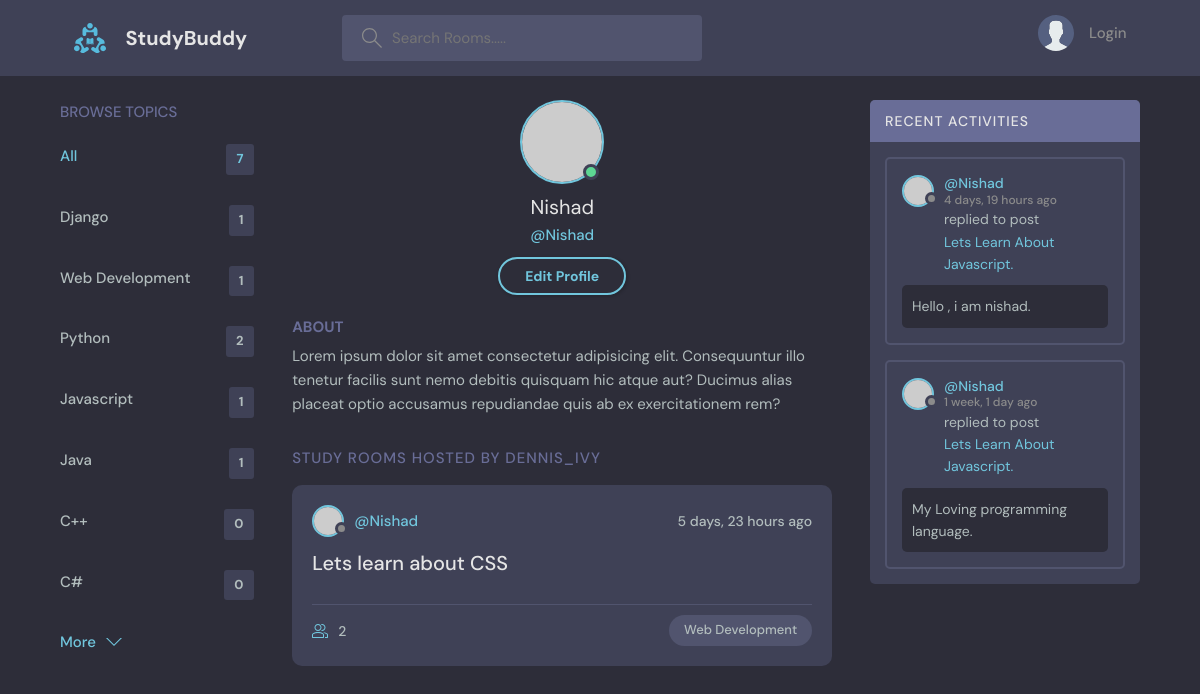
The page /profile/2 on the database its author committed.
### Base/models.py (models this page shows, shortened)
class Topic(models.Model):
    name = models.CharField(max_length=200)

class Room(models.Model):
    host = models.ForeignKey(User , on_delete=models.SET_NULL , null=True)
    topic = models.ForeignKey(Topic , on_delete=models.SET_NULL , null=True )
    name = models.CharField(max_length=200)
    description = models.TextField(null=True, blank=True)
    participants = models.ManyToManyField(User , related_name='participants' , blank=True)
    updated = models.DateTimeField(auto_now=True)
    created = models.DateTimeField(auto_now_add=True)
    class Meta:
        ordering = ['-updated' , '-created']
    def __str__(self):
        return self.name

class Message(models.Model):
    user = models.ForeignKey(User , on_delete=models.CASCADE) # Casecade means if the user is deleted then the message will also be deleted from
    body_value = models.TextField()
    room = models.ForeignKey(Room , on_delete=models.CASCADE)
    updated = models.DateTimeField(auto_now=True)
    created = models.DateTimeField(auto_now_add=True)
    class Meta:
            ordering = ['-updated' , '-created']

### Base/views.py (the view)
# urls.py: path('profile/<str:pk>', views.userProfile, name='profile'),
def userProfile(request,pk):
    user = User.objects.get(id=pk)
    ROOMS = user.room_set.all() # All children of the user by set.all()
    room_messages = user.message_set.all()
    topics = Topic.objects.all()
    context = {'user': user , 'ROOMS': ROOMS , 'room_messages': room_messages , 'topics': topics}
    return render(request, 'Base/profile.html' , context)

### Base/Templates/Base/profile.html
{% extends 'main.html' %} {% block content %}
<main class="profile-page layout layout--3">
  <div class="container">
    {% include 'Base/topic_component.html' %}
    <div class="roomList">
      <div class="profile">
        <div class="profile__avatar">
          <div class="avatar avatar--large active">
            <img src="https://randomuser.me/api/portraits/men/11.jpg" />
          </div>
        </div>
        <div class="profile__info">
          <h3>{{user.username}}</h3>
          <p>@{{user.username}}</p>
          <a href="edit-user.html" class="btn btn--main btn--pill">Edit Profile</a>
        </div>
        <div class="profile__about">
          <h3>About</h3>
          <p>
            Lorem ipsum dolor sit amet consectetur adipisicing elit. Consequuntur illo tenetur
            facilis sunt nemo debitis quisquam hic atque aut? Ducimus alias placeat optio
            accusamus repudiandae quis ab ex exercitationem rem?
          </p>
        </div>
      </div>
      <div class="roomList__header">
        <div>
          <h2>Study Rooms Hosted by dennis_ivy</a>
          </h2>
        </div>
      </div>
      {% include 'Base/feed_component.html' %}
    </div>
    		{% include 'Base/activity_component.html' %}
  </div>
</main>
{% endblock %}

### Base/Templates/Base/topic_component.html
<div class="topics">
	<div class="topics__header">
		<h2>Browse Topics</h2>
	</div>
	<ul class="topics__list">
		<li>
			<a href="{% url 'home' %}" class="active">All <span>{{topics.count}}</span></a>
		</li>
		{% for topic in topics %}
		<li>
			<a href="{% url 'home' %}?q={{topic.name}}">{{topic.name}} <span>{{topic.room_set.all.count}}</span></a>
		</li>
		{% endfor %}
	</ul>
	<a class="btn btn--link" href="topics.html">
		More
		<svg
			version="1.1"
			xmlns="http://www.w3.org/2000/svg"
			width="32"
			height="32"
			viewBox="0 0 32 32"
		>
			<title>chevron-down</title>
			<path d="M16 21l-13-13h-3l16 16 16-16h-3l-13 13z"></path>
		</svg>
	</a>
</div>

### Base/Templates/Base/feed_component.html (shortened to what this page needs)
{% for ROOM in ROOMS %}
<div class="roomListRoom">
	<div class="roomListRoom__header">
		<a href="{% url 'profile' ROOM.host.id %}" class="roomListRoom__author">
			<div class="avatar avatar--small">
				<img src="https://randomuser.me/api/portraits/women/11.jpg" />
			</div>
			<span>@{{ROOM.host.username}}</span>
		</a>
		<div class="roomListRoom__actions">
			<span>{{ROOM.created|timesince}} ago</span>
		</div>
	</div>
	<div class="roomListRoom__content">
		<a href="{% url 'rooms' ROOM.id %}">{{ROOM.name}}</a>
	</div>
	<div class="roomListRoom__meta">
		<a href="{% url 'rooms' ROOM.id %}" class="roomListRoom__joined">
			{{ROOM.participants.all.count}}
		</a>
		<p class="roomListRoom__topic">{{ROOM.topic.name}}</p>
	</div>
</div>
{% endfor %}

### Base/Templates/Base/activity_component.html (shortened to what this page needs)
<div class="activities">
	<div class="activities__header">
		<h2>Recent Activities</h2>
	</div>
	{% for message in room_messages %}
	<div class="activities__box">
		<div class="activities__boxHeader roomListRoom__header">
			<a
				href="{% url 'profile' message.user.id %}"
				class="roomListRoom__author"
			>
				<div class="avatar avatar--small">
					<img src="https://randomuser.me/api/portraits/women/11.jpg" />
				</div>
				<p>
					@{{message.user}}
					<span>{{message.created|timesince}} ago</span>
				</p>
			</a>
		</div>
		<div class="activities__boxContent">
			<p>
				<span> replied to post </span>
				<a href="{% url 'rooms' message.room.id %}">{{message.room}}</a>
			</p>
			<div class="activities__boxRoomContent">
				{{message.body_value}}.
			</div>
		</div>
	</div>
	{% endfor %}
</div>

### rows shown on the page
Topic: name "Django", room_set.all.count "1"
Topic: name "Web Development", room_set.all.count "1"
Topic: name "Python", room_set.all.count "2"
Topic: name "Javascript", room_set.all.count "1"
Topic: name "Java", room_set.all.count "1"
Topic: name "C++", room_set.all.count "0"
Topic: name "C#", room_set.all.count "0"
Room: host.username "Nishad", created "5 days, 23 hours", name "Lets learn about CSS", participants.all.count "2", topic.name "Web Development"
Message: user "Nishad", created "4 days, 19 hours", room "Lets Learn About Javascript.", body_value "Hello , i am nishad"
Message: user "Nishad", created "1 week, 1 day", room "Lets Learn About Javascript.", body_value "My Loving programming language"

### other values the page prints
{{ topics.count }} "7"
{{ user.username }} "Nishad"
